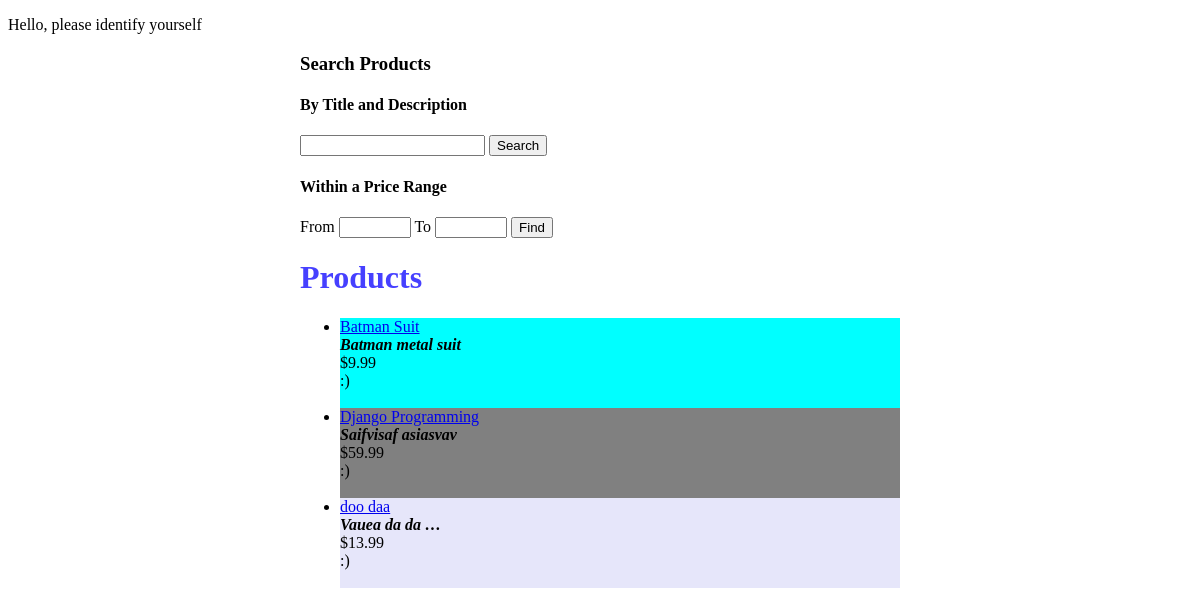
Before: /products/ with the older database file.
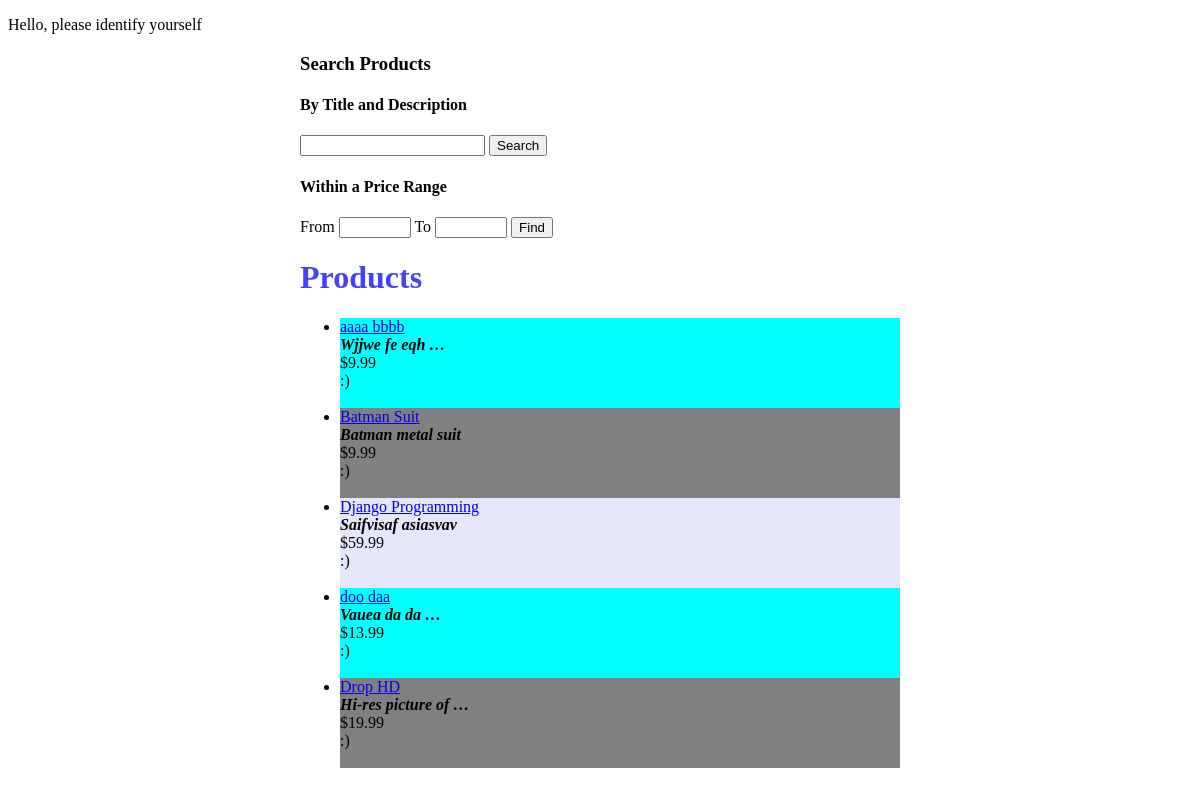
After: the same page with the newer database file.
### products/models.py (models this page shows, shortened)
class Product(m.Model):
    owner = m.ForeignKey(User, related_name='product_owner')
    managers = m.ManyToManyField(User, related_name='product_managers', blank=True)
    title = m.CharField(max_length=30)
    slug = m.SlugField(blank=True, unique=True)
    description = m.TextField(blank=True)
    media = m.ImageField(blank=True, null=True, upload_to=helpers.media_location)
    price = m.DecimalField(max_digits=100, decimal_places=2, default=9.99)
    sale_price = m.DecimalField(max_digits=100, decimal_places=2, default=6.99, null=True, blank=True)
    is_available = m.BooleanField()  # is the product available to purchase?
    def __str__(self):
        return self.title

### products/views.py (the view)
class ProductListView(SimpleSearchMixin, ListView):
    model = Product

### templates/products/product_list.html (shortened to what this page needs)
{% extends 'base.html'%}
{% block content %}
<div id="search-box">
    <h3>Search Products</h3>
    <h4>By Title and Description</h4>
    <form method="GET" action="">
        <input type="text" name="td" value="{{ request.GET.td }}">
        <input type="submit" value="Search"> <br>
    </form>
    <h4>Within a Price Range</h4>
    <form method="GET" action="">
        From <input type="number" name="pf" min="1" max="1000" value="{{ request.GET.pf }}">
        To <input type="number" name="pt" min="1" max="1000" value="{{ request.GET.pt }}">
        <input type="submit" value="Find"> <br>
    </form>
</div>
<h1>Products</h1>
<ul>
    {% for instance in object_list %}
        <div class="{%  cycle 'a' 'b' 'c' %}">
        <li><a href="{% url 'products:detail' instance.id %}">{{ instance }}</a></li>
        {% if instance.description %}
        <i><strong>{{ instance.description|capfirst|truncatewords:3 }}</strong></i><br>
        {% endif %}
        ${{ instance.price }}
        {% with ':)' as smiley %}
            <br>{{ smiley }}
        {% endwith %}
        <br><br>
        </div>
    {% empty %}
        <li>No Products have been registered yet</li>
    {% endfor %}
</ul>
{% endblock %}

Changed rows visible on the page:
added Product: title "aaaa bbbb", description "Wjjwe fe eqh …", price "9.99", smiley ":)"
added Product: title "Drop HD", description "Hi-res picture of …", price "19.99", smiley ":)"
